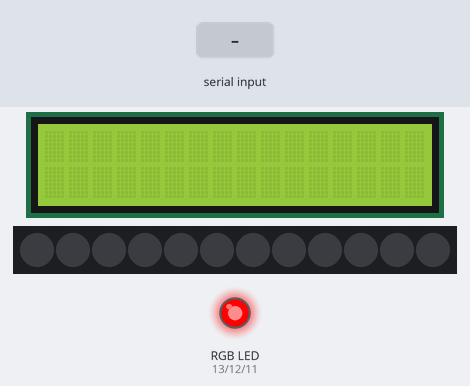
A sketch run on a simulated Arduino Uno, built with avr-gcc and run on an emulated ATmega328P. Shown: 16×2 character LCD, 12 RGB LEDs in strip order, left to right, an RGB LED mixed from three pins (HIGH = lit). The test bench sets the inputs (shaded band). What the sketch prints to the serial monitor is not drawn.

Above: at 1.2 s.
1.3 s: "1" received over the second serial link
At 1.45 s:
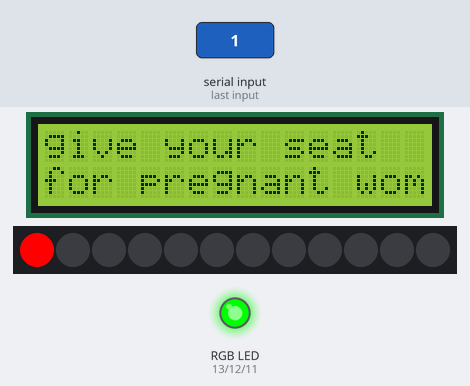
3.5 s: "0" received over the second serial link
At 4.14 s:
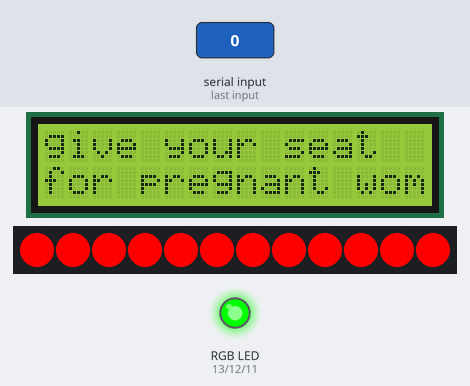
At 5.8 s:
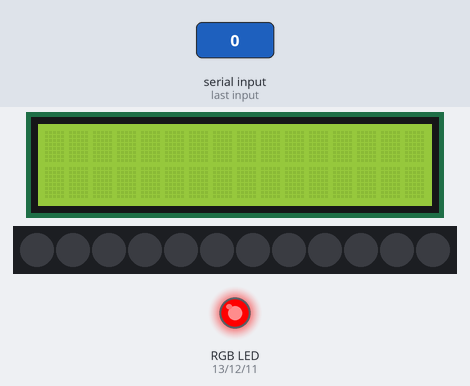
Timing chart, 0 to 7.3 s (numbered marks = the images above; inputs shaded):
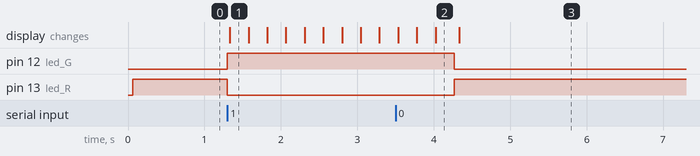

The sketch:

oP.ino
```cpp
#include <SoftwareSerial.h>       // 블루투스 통신을 위한 라이브러
#include <Wire.h>                 // I2C 통신을 위한 라이브러리
#include <LiquidCrystal_I2C.h>    // LCD 1602 I2C용 라이브러리
#include <Adafruit_NeoPixel.h>    // RGB_LED 사용을 위한 라이브러리 선언

#define Tx 7          // 블루투스 송신
#define Rx 8          // 블루투스 수신
#define led_foot 6    // 원형 LED
#define led_R 13      // 좌석 사용 알림 LED
#define led_G 12      // 좌석 사용 알림 LED
#define led_B 11      // 좌석 사용 알림 LED

SoftwareSerial bluetooth(Rx, Tx);     // 블루투스 통신
LiquidCrystal_I2C lcd(0x27, 16, 2);   // LCD 접근 주소 : 0x3F or 0x27
Adafruit_NeoPixel circle = Adafruit_NeoPixel(12, led_foot, NEO_GRB); // 8개의 LED와 제어핀 설정

void setup() {
  Serial.begin(9600);
  bluetooth.begin(9600);

  lcd.init();
  lcd.backlight();

  circle.begin();
  circle.show();

  pinMode(led_foot, OUTPUT);
  pinMode(led_R, OUTPUT);
  pinMode(led_G, OUTPUT);
  pinMode(led_B, OUTPUT);

  // 머리 위의 LED 파란색으로 초기화
  LEDControl(HIGH, LOW, LOW);
}

void loop() {
  if (bluetooth.available()) {
    char value = bluetooth.read();

    Serial.println(value);

    // on 버튼 눌렀을 때
    if (value == '1') {
      LEDControl(LOW, HIGH, LOW); // 분홍색으로 전환
      LCDControl(1);
      colorWipe(circle.Color(255, 0, 0), 500);
    }

    // off 버튼 눌렀을 때
    else if (value == '0') {
      LEDControl(HIGH, LOW, LOW); // 파란색으로 전환
      LCDControl(0);
      circle.fill((0, 0, 0));
      circle.show();
    }
  }
}

// 머리 위의 LED 제어
void LEDControl(int r, int g, int b) {
  digitalWrite(led_R, r);
  digitalWrite(led_G, g);
  digitalWrite(led_B, b);
}

// 발판 LED 제어
void colorWipe(uint32_t c, uint8_t wait) {
  for (uint16_t i = 0; i < circle.numPixels(); i++) {
    circle.setPixelColor(i, c);
    circle.show();
    delay(wait);
  }
}

// LCD 제어
void LCDControl(int i) {
  // on
  if (i == 1)
  {
    lcd.setCursor(0, 0);
    lcd.print("give your seat");
    lcd.setCursor(0, 1);
    lcd.print("for pregnant woman.");
  }

  // off
  else {
    lcd.init();
  }
}
```

Measured:
- after the input at 1.3 s, pin 12 (led_G): LOW → HIGH at once; pin 13 (led_R): HIGH → LOW at once; the display: changes at once (image 1)
- after the input at 3.5 s, pin 12 (led_G): HIGH → LOW after 0.77 s; pin 13 (led_R): LOW → HIGH after 0.77 s; the display: first differs from a run without the input after 0.83 s (image 3)
